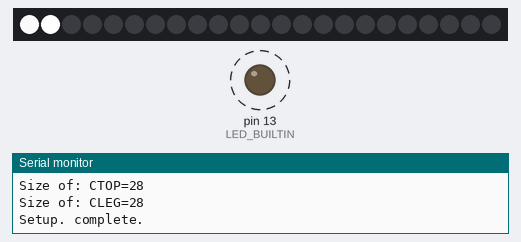
The sketch below on a simulated Arduino Uno, built with avr-gcc and run on an emulated ATmega328P. Shown: 23 RGB LEDs in strip order, left to right, output pins drawn as LEDs (lit = HIGH), the last lines printed to the serial monitor. Dashed ring = blinking. Dim RGB values are drawn brighter than linear; random numbers use the default seed unless the sketch sets one.

Above: at 4.21 s.
At 9.91 s:
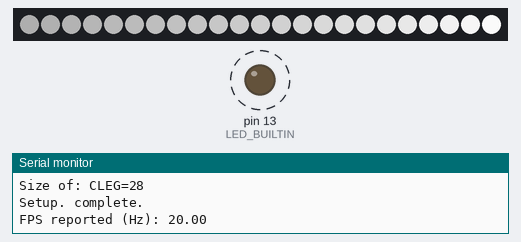
At 21.46 s:
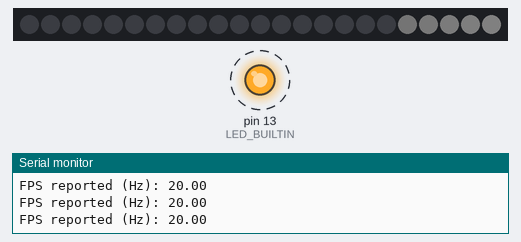
At 38.86 s:
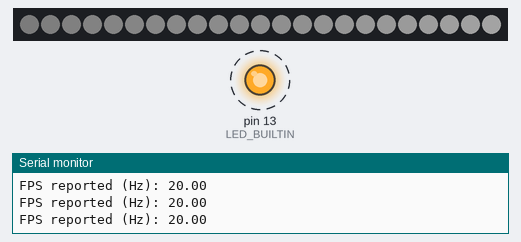
Timing chart, 0 to 40.0 s (numbered marks = the images above):
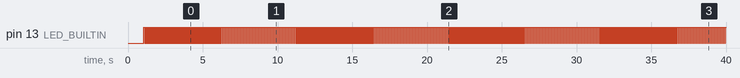

The sketch:

stand_test_2.ino
```cpp
// Compile for Adafruit HUZZAH ESP8266 80 MHz, 4M (3M SPI)
#define FASTLED_ESP8266_RAW_PIN_ORDER
#include <FastLED.h>
#include <Streaming.h>

/* Using http://asciiflow.com to diagram

  +------+                 +------+
         |                 |        ^
         + +-C0--+ +--C2-+ +        +
                                CLEG
         + +-C1--+ +--C3-+ +        +
         |                 |        v
  +------+                 +------+
           <----+CTOP+--->

     CL=(C0,C1)         CR=(C2,C3)

*/

#define NUM_LEDS_TOP 8
#define NUM_LEDS_LEG 15
#define NUM_CONTROLLERS 4
// derive overall dimensions
#define NUM_LEDS_PER_CONTROLLER (NUM_LEDS_TOP+NUM_LEDS_LEG)
#define NUM_LEDS (NUM_CONTROLLERS*NUM_LEDS_PER_CONTROLLER)

// use parallel output on PORTA
// ESP8266: WS2811_PORTA - pins 12, 13, 14 and 15
#define PORT WS2811_PORTA

// target FPS.  set this low to see what's going on.
const byte targetFPS = 20;

// maximum brightness
const byte masterBrightness = 255;

// see pixelset.h for documention on these classes
// main container
CRGBArray<NUM_LEDS> leds;
// a container per controller
CRGBSet C0( leds(0 * NUM_LEDS_PER_CONTROLLER, 1 * NUM_LEDS_PER_CONTROLLER - 1) );
CRGBSet C1( leds(1 * NUM_LEDS_PER_CONTROLLER, 2 * NUM_LEDS_PER_CONTROLLER - 1) );
CRGBSet C2( leds(2 * NUM_LEDS_PER_CONTROLLER, 3 * NUM_LEDS_PER_CONTROLLER - 1) );
CRGBSet C3( leds(3 * NUM_LEDS_PER_CONTROLLER, 4 * NUM_LEDS_PER_CONTROLLER - 1) );
// and reversed version
CRGBSet C0r(C0, -NUM_LEDS_PER_CONTROLLER);
CRGBSet C1r(C1, -NUM_LEDS_PER_CONTROLLER);
CRGBSet C2r(C2, -NUM_LEDS_PER_CONTROLLER);
CRGBSet C3r(C3, -NUM_LEDS_PER_CONTROLLER);
// top bar set, setting up for easy mirrored animations on the top bar
CRGBSet CTOP[NUM_CONTROLLERS] = {
  C0(0, NUM_LEDS_TOP - 1),
  C1(0, NUM_LEDS_TOP - 1),
  C2(0, NUM_LEDS_TOP - 1),
  C3(0, NUM_LEDS_TOP - 1)
};
// "left" and "right" leg set, setting up for easy mirrored animations on the legs
CRGBSet CL[NUM_CONTROLLERS / 2] = {
  C0(NUM_LEDS_TOP, NUM_LEDS_PER_CONTROLLER - 1),
  C1(NUM_LEDS_TOP, NUM_LEDS_PER_CONTROLLER - 1)
};
CRGBSet CR[NUM_CONTROLLERS / 2] = {
  C2(NUM_LEDS_TOP, NUM_LEDS_PER_CONTROLLER - 1),
  C3(NUM_LEDS_TOP, NUM_LEDS_PER_CONTROLLER - 1)
};
CRGBSet CLEG[NUM_CONTROLLERS] = {
  C0(NUM_LEDS_TOP, NUM_LEDS_PER_CONTROLLER - 1),
  C1(NUM_LEDS_TOP, NUM_LEDS_PER_CONTROLLER - 1),
  C2(NUM_LEDS_TOP, NUM_LEDS_PER_CONTROLLER - 1),
  C3(NUM_LEDS_TOP, NUM_LEDS_PER_CONTROLLER - 1)
};
// more exotic containers
// define a container that wraps around at the ends of each leg, creating a circuit/track
// note that we instantiate the set with the pointer
CRGB *pctrack[NUM_LEDS];
//CRGBSet CTRACK(pctrack[0], NUM_LEDS);
// and the reverse
//CRGBSet CTRACKr(CTRACK, -NUM_LEDS);
// function to set references
void setCTRACK() {
  for ( word i = 0; i < NUM_LEDS_PER_CONTROLLER; i++) {
    pctrack[0 * NUM_LEDS_PER_CONTROLLER + i] = & C0[i];
    pctrack[1 * NUM_LEDS_PER_CONTROLLER + i] = & C1r[i];
    pctrack[2 * NUM_LEDS_PER_CONTROLLER + i] = & C3[i];
    pctrack[3 * NUM_LEDS_PER_CONTROLLER + i] = & C2r[i];
  }

  // so, we've aligned the pointers to correctly address the primary storage,
  // handling the jumping around in the index.
}
// define three "little tracks". one each for looping around each leg, and one for looping around the top
CRGB *pctrackl[NUM_LEDS_LEG*2];
CRGB *pctrackr[NUM_LEDS_LEG*2];
CRGB *pctrackt[NUM_LEDS_TOP*4];
CRGBSet CTRACKL(pctrackl[0], NUM_LEDS_LEG*2);
CRGBSet CTRACKR(pctrackr[0], NUM_LEDS_LEG*2);
CRGBSet CTRACKT(pctrackt[0], NUM_LEDS_TOP*4);
// and the reverse
CRGBSet CTRACKLr(CTRACKL, -NUM_LEDS_LEG*2);
CRGBSet CTRACKRr(CTRACKR, -NUM_LEDS_LEG*2);
CRGBSet CTRACKTr(CTRACKT, -NUM_LEDS_TOP*4);
// functions to set references
void setCTRACKL() {
  for ( word i = 0; i < NUM_LEDS_LEG; i++) {
    pctrackl[0 * NUM_LEDS_LEG + i] = & CL[1][i];
    pctrackl[1 * NUM_LEDS_LEG + i] = & CL[2][NUM_LEDS_LEG-1-i];
  }
}
void setCTRACKR() {
  for ( word i = 0; i < NUM_LEDS_LEG; i++) {
    pctrackr[0 * NUM_LEDS_LEG + i] = & CR[1][i];
    pctrackr[1 * NUM_LEDS_LEG + i] = & CR[2][NUM_LEDS_LEG-1-i];
  }
}
void setCTRACKT() {
  for ( word i = 0; i < NUM_LEDS_TOP; i++) {
    pctrackt[0 * NUM_LEDS_TOP + i] = & CTOP[1][i];
    pctrackt[1 * NUM_LEDS_TOP + i] = & CTOP[2][NUM_LEDS_TOP-1-i];
    pctrackt[2 * NUM_LEDS_TOP + i] = & CTOP[3][i];
    pctrackt[3 * NUM_LEDS_TOP + i] = & CTOP[4][NUM_LEDS_TOP-1-i];
  }
}

void setup() {
  Serial.begin(115200);

  LEDS.addLeds<WS2811_PORTA, NUM_CONTROLLERS>(leds, NUM_LEDS_PER_CONTROLLER).setCorrection(TypicalLEDStrip);
  LEDS.setBrightness(masterBrightness);
  FastLED.setMaxRefreshRate(targetFPS);

  pinMode(LED_BUILTIN, OUTPUT);

  // show the memory footprints of the containers
  Serial << F("Size of: leds=") << sizeof(leds) << endl;
  Serial << F("Size of: CTOP=") << sizeof(CTOP) << endl;
  Serial << F("Size of: CLEG=") << sizeof(CLEG) << endl;

  // set up pointers to ease containers
  setCTRACK();
  setCTRACKL();
  setCTRACKR();
  setCTRACKT();
  Serial << F("Setup. complete.") << endl;
  delay(1000);

}

// maybe not execute everything all at once
#define RUN_TOP 0
#define RUN_LEGS 0
#define RUN_EXTENT 0
#define RUN_TRACK 1

void loop() {
  // 1. fade everything
  leds.fadeToBlackBy(16);

  if ( RUN_TOP ) {
    // 2. move a pixel back and forth across the top bar
    static byte topHue = 0; // current Hue
    static int topHueDelta = 5; // Hue steps
    static fract8 topBlur = 128; // 50% blurring
    static int topLoc = random8(CTOP[0].size()); // position. NOTE: NOT using #define's, as I want to work within a container
    static int dir = 1; // directionality
    if ( topLoc + dir > CTOP[0].size()-1 || topLoc + dir < 0) dir *= -1; // swap directions if needed.
    topLoc += dir; // advance location
    topHue += topHueDelta; // advance hue
    for ( byte i = 0; i < NUM_CONTROLLERS; i++) {
      CTOP[i][topLoc] += CHSV(topHue, 255, 255); // paint
      CTOP[i].blur1d(topBlur); // blur, just for visual interest
    }
  }

  if ( RUN_LEGS ) {
    // 3. show a rainbow on the legs
    static byte legHue = 0;
    static int legHueDelta = 5;
    legHue++;
    CLEG[0].fill_rainbow(legHue, legHueDelta); // paint
    CLEG[1] = CLEG[0]; // mirror
    CLEG[2].fill_rainbow(legHue + 128, -legHueDelta); // paint, noting we're using the other side of the wheel
    CLEG[3] = CLEG[2]; // mirror
  }

  if ( RUN_EXTENT ) {
    // 4. flag the extent of the containers
    static CHSV extentColor = CHSV(HUE_BLUE, 0, 16); // color choice.  faint white.
    for ( byte i = 0; i < NUM_CONTROLLERS; i++) {
      CTOP[i][0] += extentColor;
      CTOP[i][CTOP[i].size() - 1] += extentColor;
      CLEG[i][0] += extentColor;
      CLEG[i][CLEG[i].size() - 1] += extentColor;
    } // paint
  }

  if ( RUN_TRACK ) {
    // 5. send a bright white dot around the big track
    static CRGBSet CTRACK(pctrack[0], NUM_LEDS);
    static CHSV trackColor = CHSV(HUE_BLUE, 0, 255); // color choice.  bright white.
    static word trackPos = random8(CTRACK.size()); // current position
    trackPos++; // increment
    if ( trackPos > CTRACK.size() - 1 ) trackPos = 0; // wrap around
    CTRACK[trackPos] += trackColor; // paint
  }

  // 6. blink with fps rate
  static boolean ledState = false;
  ledState = !ledState;
  digitalWrite(LED_BUILTIN, ledState);

  // 7. show, delaying as-needed based on target FPS
  LEDS.show();

  // 8. show our frame rate, periodically
  EVERY_N_SECONDS( 5 ) {
    float reportedFPS = FastLED.getFPS();
    Serial << F("FPS reported (Hz): ") << reportedFPS << endl;
  }
}
```

Measured:
- by itself, pin 13 (LED_BUILTIN): alternates HIGH for 0.05 s and LOW for 0.05 s
